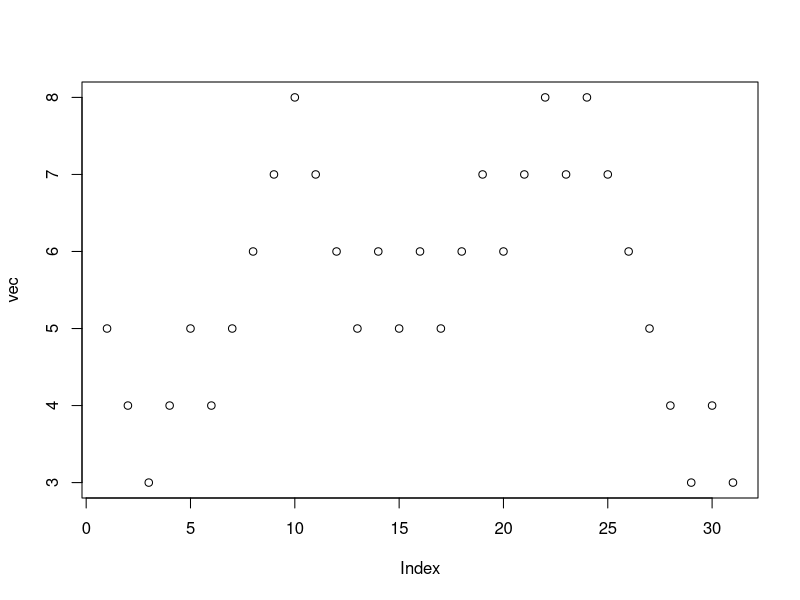
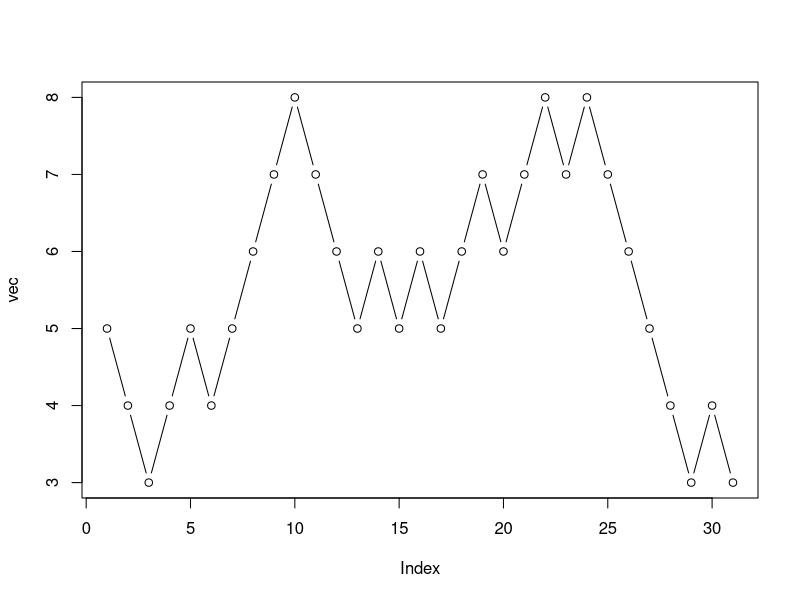

The R source for these figures, in order:
vec <-
  set.seed(1) 
z <- 5
contador <- 0
while(z>=3 && z<=10){
  vec <- c(vec,z)
  moneda <- rbinom(1,1,0.5) 
  if(moneda==1){   #caminata aleatoria
    z <- z + 1
  } else {
    z <- z - 1
  }
  contador <- contador + 1
}
print(vec); print("se realizaron "); print(contador); print("pasos")
plot(vec) #solo te muestra los puntos
plot(vec,type="b") #te muetra los puntos unidos por lineas



set.seed(1) 
tries <- 10000
down <- 0
up <- 0
for(j in 1:tries){
  z <- 5
  x <- vector("numeric")
  while(z>=3 && z<=10){
    moneda <- rbinom(1,1,0.5) 
    x <- c(x,z)
    if(moneda==1){   #caminata aleatoria
      z <- z + 1
    } else {
      z <- z - 1
    }
  }
  
  if (z < 3){
    down <- down + 1
  } else if (z > 10){
    up <- up + 1
  }
}

paste("En",tries,"intentos, se escapa",down,"veces por abajo y",up,"veces por arriba")
